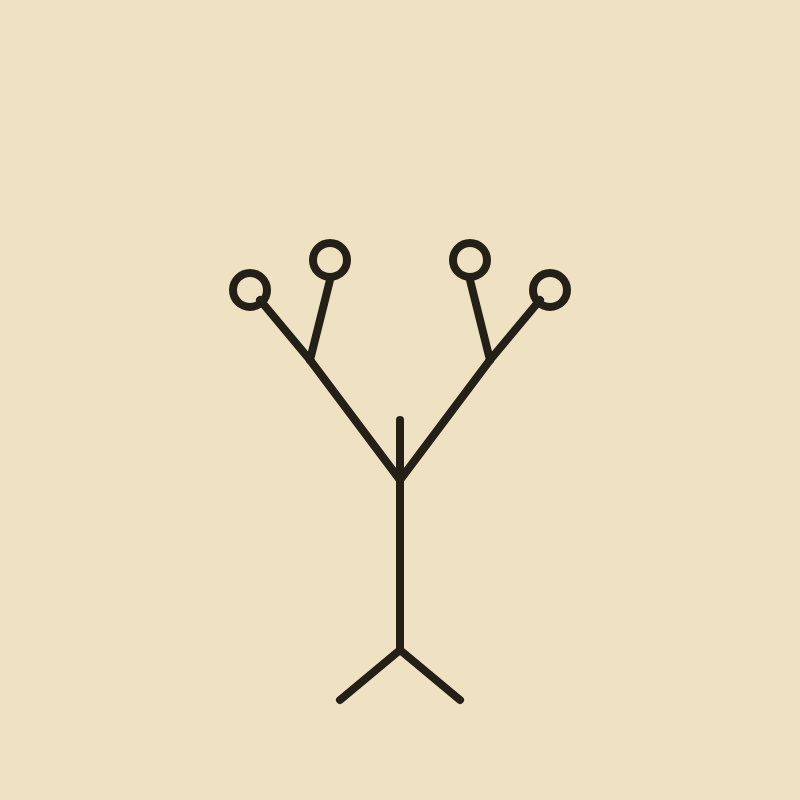
Frame 1 (no input)
Frame 60 (no input): identical to frame 1, image omitted
Frame 120 (the mouse pressed at the canvas centre since frame 60): identical to frame 1, image omitted

The p5.js sketch that drew this single still picture (run headless with seeded random() and noise() and a simulated clock; from frame 60 on, the mouse is pressed at the canvas centre):

// p5.js sketch
// ── sketch.js
function setup() { createCanvas(800, 800); }

function draw() {
  background('#efe2c2');
  stroke('#242018');
  strokeWeight(8);
  noFill();

  trunk();
  branch(-1, 90, 120);
  branch(1, 90, 120);
  leaf(-150, -160);
  leaf(-70, -190);
  leaf(70, -190);
  leaf(150, -160);
}

function trunk() {
  line(400, 650, 400, 420);
  line(400, 650, 340, 700);
  line(400, 650, 460, 700);
}

function branch(side, dx, dy) {
  line(400, 480, 400 + side * dx, 480 - dy);
  line(400 + side * dx, 480 - dy, 400 + side * (dx + 50), 480 - dy - 60);
  line(400 + side * dx, 480 - dy, 400 + side * (dx - 20), 480 - dy - 80);
}

function leaf(x, y) {
  circle(400 + x, 450 + y, 34);
}
